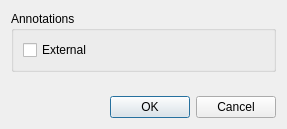
<?xml version="1.0" encoding="UTF-8"?>
<ui version="4.0">
 <class>OpaqueClassPropertiesBase</class>
 <widget class="QDialog" name="OpaqueClassPropertiesBase">
  <property name="geometry">
   <rect>
    <x>0</x>
    <y>0</y>
    <width>287</width>
    <height>129</height>
   </rect>
  </property>
  <property name="windowTitle">
   <string>Opaque Class Properties</string>
  </property>
  <layout class="QVBoxLayout" name="verticalLayout">
   <item>
    <widget class="QGroupBox" name="groupBox">
     <property name="title">
      <string>Annotations</string>
     </property>
     <layout class="QGridLayout" name="gridLayout">
      <item row="0" column="0">
       <widget class="QCheckBox" name="externalCb">
        <property name="text">
         <string>External</string>
        </property>
       </widget>
      </item>
     </layout>
    </widget>
   </item>
   <item>
    <spacer name="verticalSpacer">
     <property name="orientation">
      <enum>Qt::Vertical</enum>
     </property>
     <property name="sizeHint" stdset="0">
      <size>
       <width>20</width>
       <height>1</height>
      </size>
     </property>
    </spacer>
   </item>
   <item>
    <widget class="QDialogButtonBox" name="buttonBox">
     <property name="orientation">
      <enum>Qt::Horizontal</enum>
     </property>
     <property name="standardButtons">
      <set>QDialogButtonBox::Cancel|QDialogButtonBox::Ok</set>
     </property>
    </widget>
   </item>
  </layout>
 </widget>
 <tabstops>
  <tabstop>externalCb</tabstop>
  <tabstop>buttonBox</tabstop>
 </tabstops>
 <resources/>
 <connections>
  <connection>
   <sender>buttonBox</sender>
   <signal>accepted()</signal>
   <receiver>OpaqueClassPropertiesBase</receiver>
   <slot>accept()</slot>
   <hints>
    <hint type="sourcelabel">
     <x>248</x>
     <y>254</y>
    </hint>
    <hint type="destinationlabel">
     <x>157</x>
     <y>274</y>
    </hint>
   </hints>
  </connection>
  <connection>
   <sender>buttonBox</sender>
   <signal>rejected()</signal>
   <receiver>OpaqueClassPropertiesBase</receiver>
   <slot>reject()</slot>
   <hints>
    <hint type="sourcelabel">
     <x>316</x>
     <y>260</y>
    </hint>
    <hint type="destinationlabel">
     <x>286</x>
     <y>274</y>
    </hint>
   </hints>
  </connection>
 </connections>
</ui>
